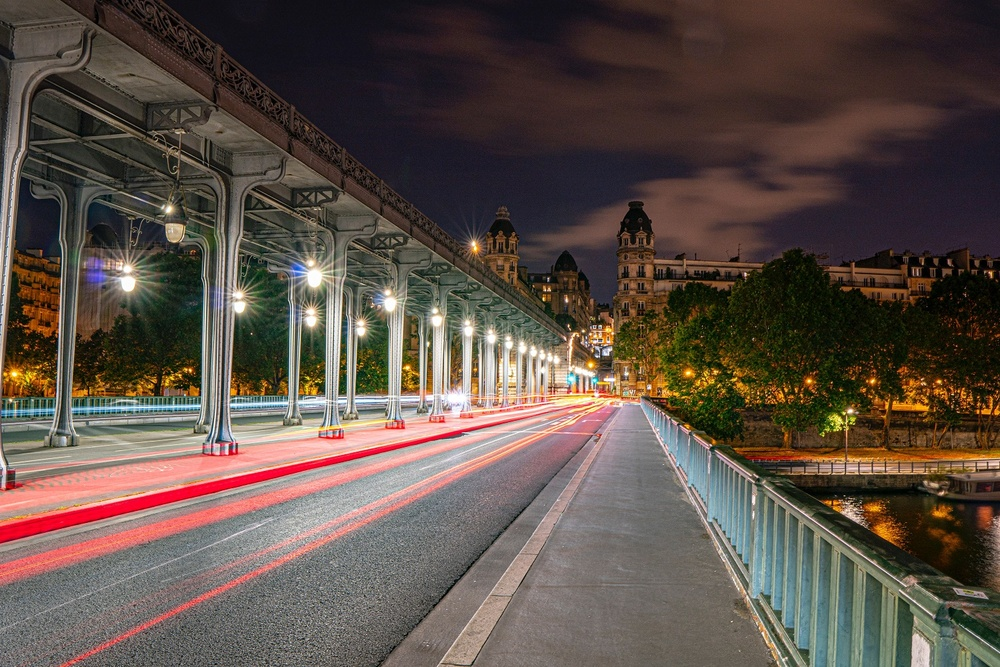
#> input picture Data/image.jpg, 1000 x 667 px, shrunk from 1500 x 1000 before the run
$ python PhotoShop_emboss.py
#> lines starting #> are read from the running program, lines starting #| are printed output that depends on the picture
#> further down, img is the input picture: shape (667, 1000, 3); mean B, G, R 70.8, 79, 92.2
import cv2
import numpy as np
# https://github.com/spmallick/learnopencv/tree/master/
def nothing(x):
    pass


def kernel_generator(size):
    kernel = np.zeros((size, size), dtype=np.int8)
    for i in range(size):
        for j in range(size):
            if i < j:
                kernel[i][j] = -1
            elif i > j:
                kernel[i][j] = 1
    return kernel

def emboss(img):
    cv2.namedWindow('image')
    cv2.createTrackbar('size', 'image', 0, 8, nothing)
    switch = '0 : BL n1 : BR n2 : TR n3 : TL'
    cv2.createTrackbar(switch, 'image', 0, 3, nothing)

    while True:
        size = cv2.getTrackbarPos('size', 'image')
        size += 2 # adding 2 to kernel as it a size of 2 is the minimum required.
        s = cv2.getTrackbarPos(switch, 'image')
        height, width = img.shape[:2]
#> height = 667; width = 1000
        y = np.ones((height, width), np.uint8) * 128
        gray = cv2.cvtColor(img, cv2.COLOR_BGR2GRAY)
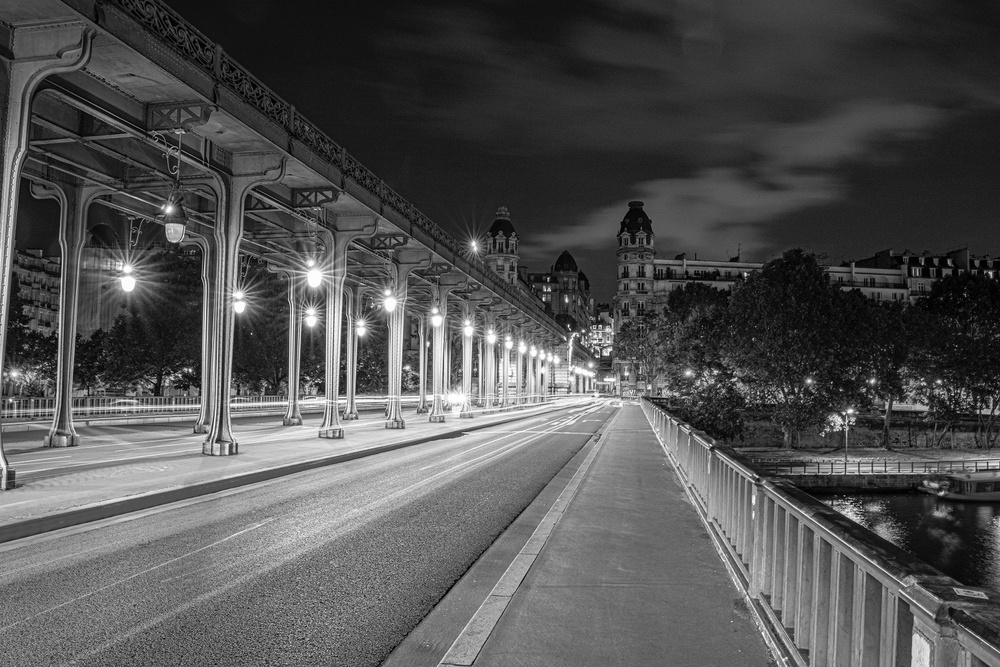
#> gray: shape (667, 1000); min 0, max 255, mean 82
        kernel = kernel_generator(size) # generating kernel for bottom left kernel
        kernel = np.rot90(kernel, s) # switching kernel according to direction
        res = cv2.add(cv2.filter2D(gray, -1, kernel), y)
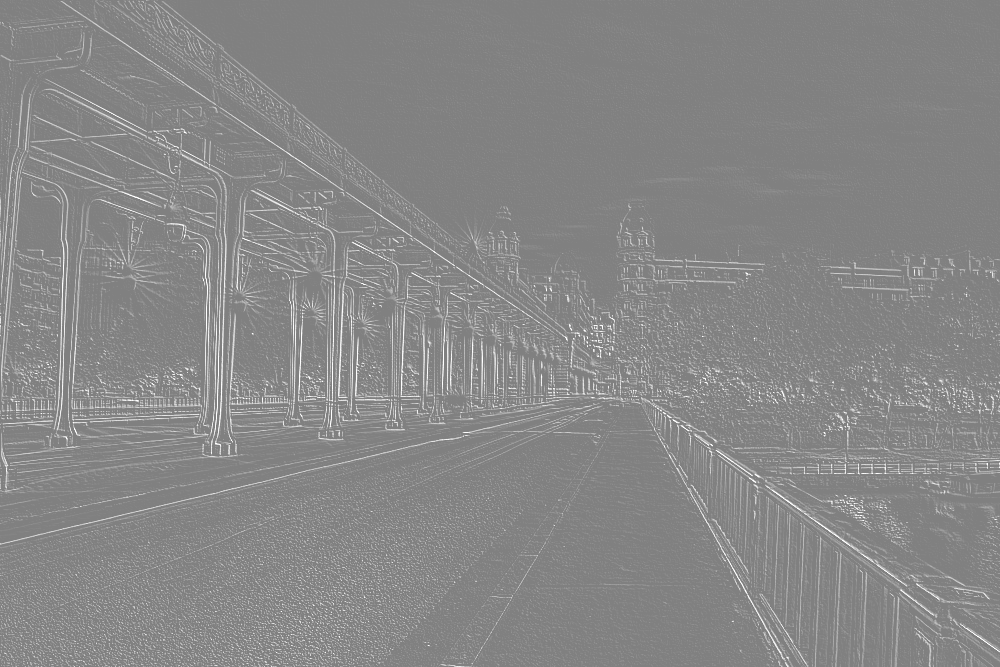
#> res: shape (667, 1000); min 128, max 255, mean 135.1

        cv2.imshow('Original', img)
        cv2.imshow('image', res)
        if cv2.waitKey(1) & 0xFF == ord('q'):
#> (key q is pressed here)
            break
    cv2.destroyAllWindows()

if __name__ == "__main__":
    img = cv2.imread("../../Data/image.jpg")
    emboss(img)

$ run again, with Data/01.JPG copied over Data/image.jpg
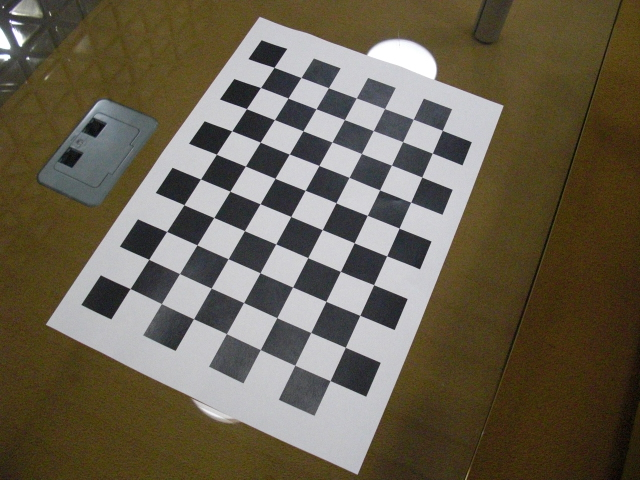
#> input picture Data/01.JPG, 640 x 480 px
#> img is the input picture: shape (480, 640, 3); mean B, G, R 79.4, 96.7, 105.1
#> in emboss, `gray = cv2.cvtColor(img, cv2.COLOR_BGR2GRAY)`:
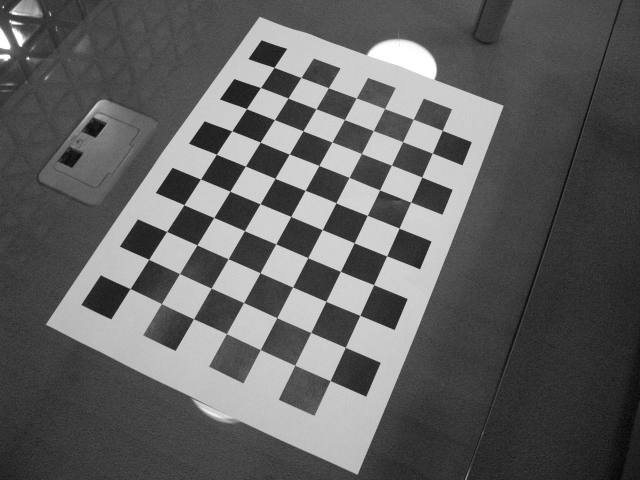
#> gray: shape (480, 640); min 4, max 255, mean 97.2
#> in emboss, `res = cv2.add(cv2.filter2D(gray, -1, kernel), y)`:
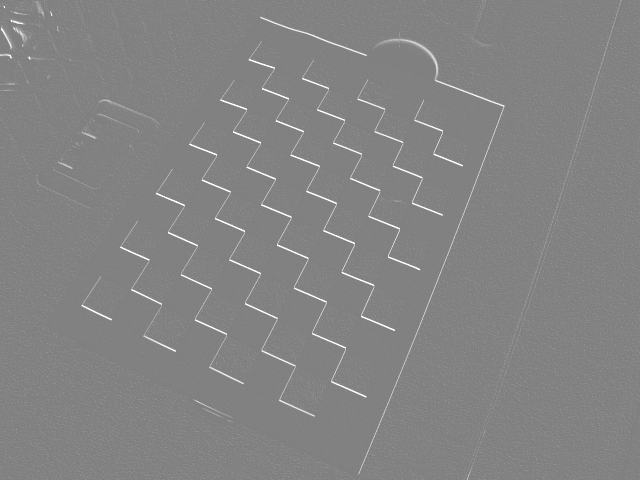
#> res: shape (480, 640); min 128, max 255, mean 131.2

$ run again, with Data/GeneticDrawingExample.jpg copied over Data/image.jpg
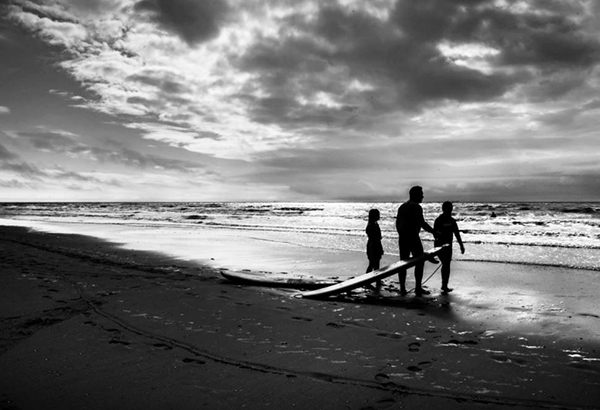
#> input picture Data/GeneticDrawingExample.jpg, 600 x 410 px
#> img is the input picture: shape (410, 600, 3); min 0, max 255, mean 116.6
#> in emboss, `res = cv2.add(cv2.filter2D(gray, -1, kernel), y)`:
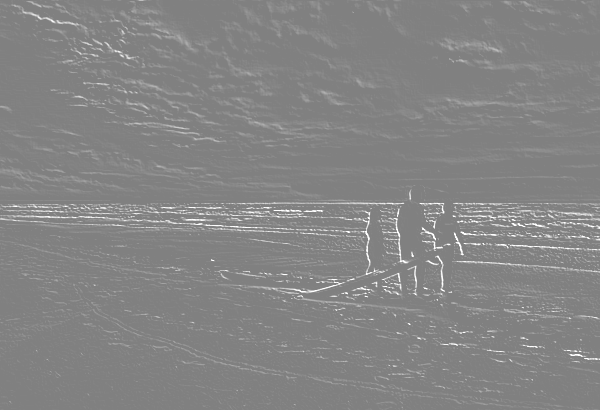
#> res: shape (410, 600); min 128, max 255, mean 132.8
